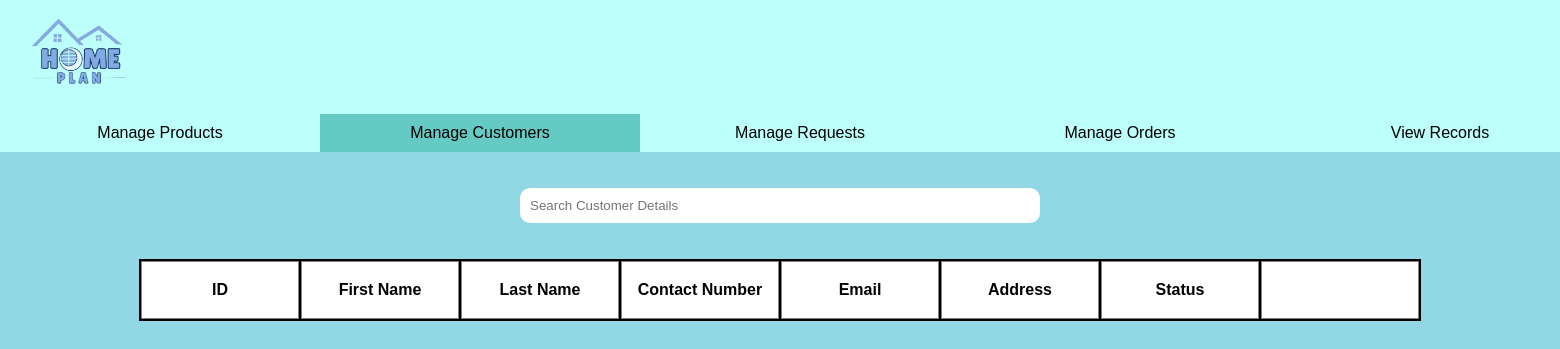
Page /admin-manage-customers.php on the earlier database version.
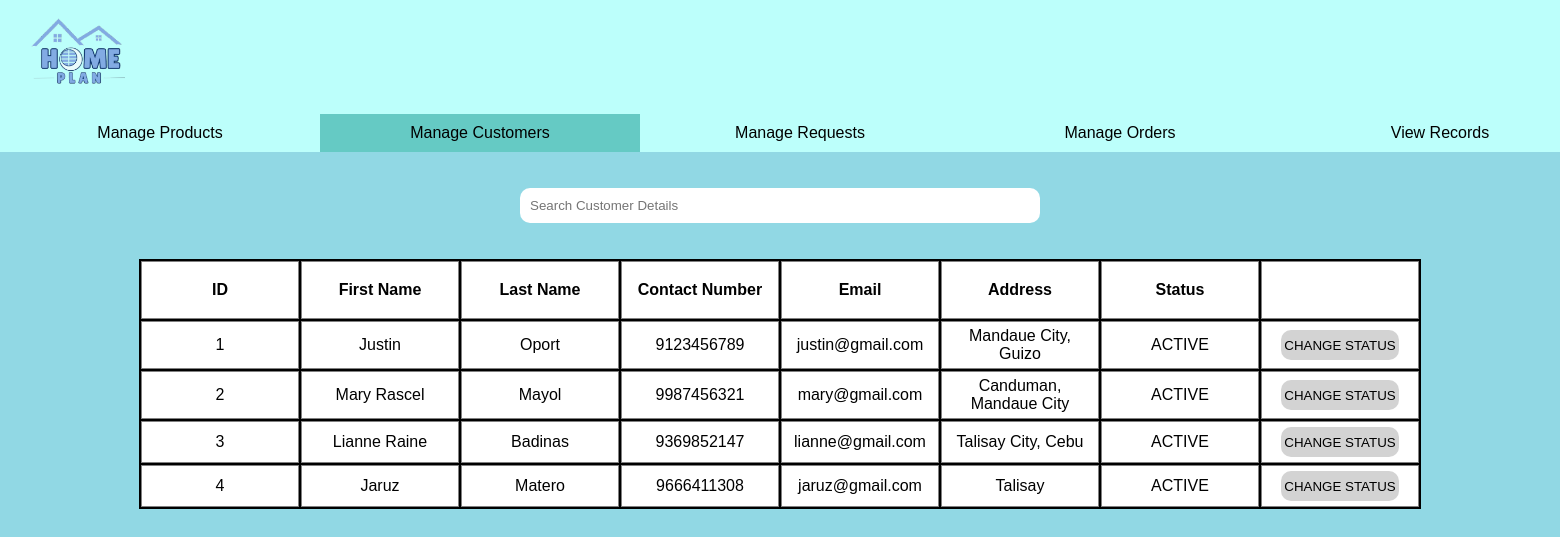
Same page on the later database version.
### tables this page shows
CREATE TABLE `customers` (
  `ID` int(8) NOT NULL,
  `USER_IMG` varchar(100) NOT NULL,
  `USER_TYPE` enum('CUSTOMER','ADMIN') NOT NULL DEFAULT 'CUSTOMER',
  `USER_FIRST_NAME` varchar(100) NOT NULL,
  `USER_LAST_NAME` varchar(100) NOT NULL,
  `USER_CONTACT_NUMBER` bigint(11) NOT NULL,
  `USER_EMAIL` varchar(100) NOT NULL,
  `USER_PASSWORD` varchar(100) NOT NULL,
  `USER_ADDRESS` varchar(100) NOT NULL,
  `USER_STATUS` enum('ACTIVE','INACTIVE') NOT NULL DEFAULT 'ACTIVE'
);

### admin-manage-customers.php (the view, shortened to what this page needs)
<?php
$serverName = "localhost";
$username = "root";
$password = "";
$dbName = "cis2104_finalproject_db";
$est_conn = mysqli_connect($serverName, $username, $password, $dbName);
$query = "SELECT * FROM `customers`";
$result = mysqli_query($est_conn, $query);
?>
<!DOCTYPE html>
<html lang="en">
<head>
    <link rel="stylesheet" href="CSS_Files/admin-style.css">
</head>
<body>
    <header>
    <div class="title_bar">
        <img src="images/logo/admin_logo.png" alt="" id="logo" height="100" width="150">
    </div>
    <nav>
        <ul>
                <a href="./admin-manage-products.php"><li>Manage Products</li></a>
                <a href="#" ><li id="active_tab">Manage Customers</li></a>
                <a href="./admin-manage-requests.php"><li>Manage Requests</li></a>
                <a href="./admin-manage-orders.php"><li>Manage Orders</li></a>
                <a href="./admin-view-records.php"><li>View Records</li></a>
        </ul>
    </nav>
    </header>
    <br><br>
    <center>
        <input type="text" name="" id="findCustomer" placeholder="Search Customer Details">
    </center>
    <br><br>
    <center>
    <table id="displayTable" style="background-color: black;">
        <thead>
            <tr>
                <th class="table_rows">ID</th>
                <th class="table_rows">First Name</th>
                <th class="table_rows">Last Name</th>
                <th class="table_rows">Contact Number</th>
                <th class="table_rows">Email</th>
                <th class="table_rows">Address</th>
                <th class="table_rows">Status</th>
                <th class="table_rows"></th>
            </tr>
         </thead>
         <tbody>
            <?php while($row = mysqli_fetch_assoc($result)){ ?>
                <tr>
                    <td class="table_data"> <?php echo $row['ID'] ?> </td>
                    <td class="table_data"> <?php echo $row['USER_FIRST_NAME'] ?> </td>
                    <td class="table_data"> <?php echo $row['USER_LAST_NAME'] ?> </td>
                    <td class="table_data"> <?php echo $row['USER_CONTACT_NUMBER'] ?> </td>
                    <td class="table_data"> <?php echo $row['USER_EMAIL'] ?> </td>
                    <td class="table_data"> <?php echo $row['USER_ADDRESS'] ?> </td>
                    <td class="table_data"> <?php echo $row['USER_STATUS'] ?> </td>
                    <td class="table_data"><button class="statBtn" onclick="statChange(<?php echo $row['ID'] ?>)">CHANGE STATUS</button></td>
                </tr>
            <?php } ?>
         </tbody>
    </table>
    </center>
</body>
</html>

Differences in the rows shown:
added customers: ID "1", USER_FIRST_NAME "Justin", USER_LAST_NAME "Oport", USER_CONTACT_NUMBER "9123456789", USER_EMAIL "justin@gmail.com", USER_ADDRESS "Mandaue City, Guizo", USER_STATUS "ACTIVE"
added customers: ID "2", USER_FIRST_NAME "Mary Rascel", USER_LAST_NAME "Mayol", USER_CONTACT_NUMBER "9987456321", USER_EMAIL "mary@gmail.com", USER_ADDRESS "Canduman, Mandaue City", USER_STATUS "ACTIVE"
added customers: ID "3", USER_FIRST_NAME "Lianne Raine", USER_LAST_NAME "Badinas", USER_CONTACT_NUMBER "9369852147", USER_EMAIL "lianne@gmail.com", USER_ADDRESS "Talisay City, Cebu", USER_STATUS "ACTIVE"
added customers: ID "4", USER_FIRST_NAME "Jaruz", USER_LAST_NAME "Matero", USER_CONTACT_NUMBER "9666411308", USER_EMAIL "jaruz@gmail.com", USER_ADDRESS "Talisay", USER_STATUS "ACTIVE"
